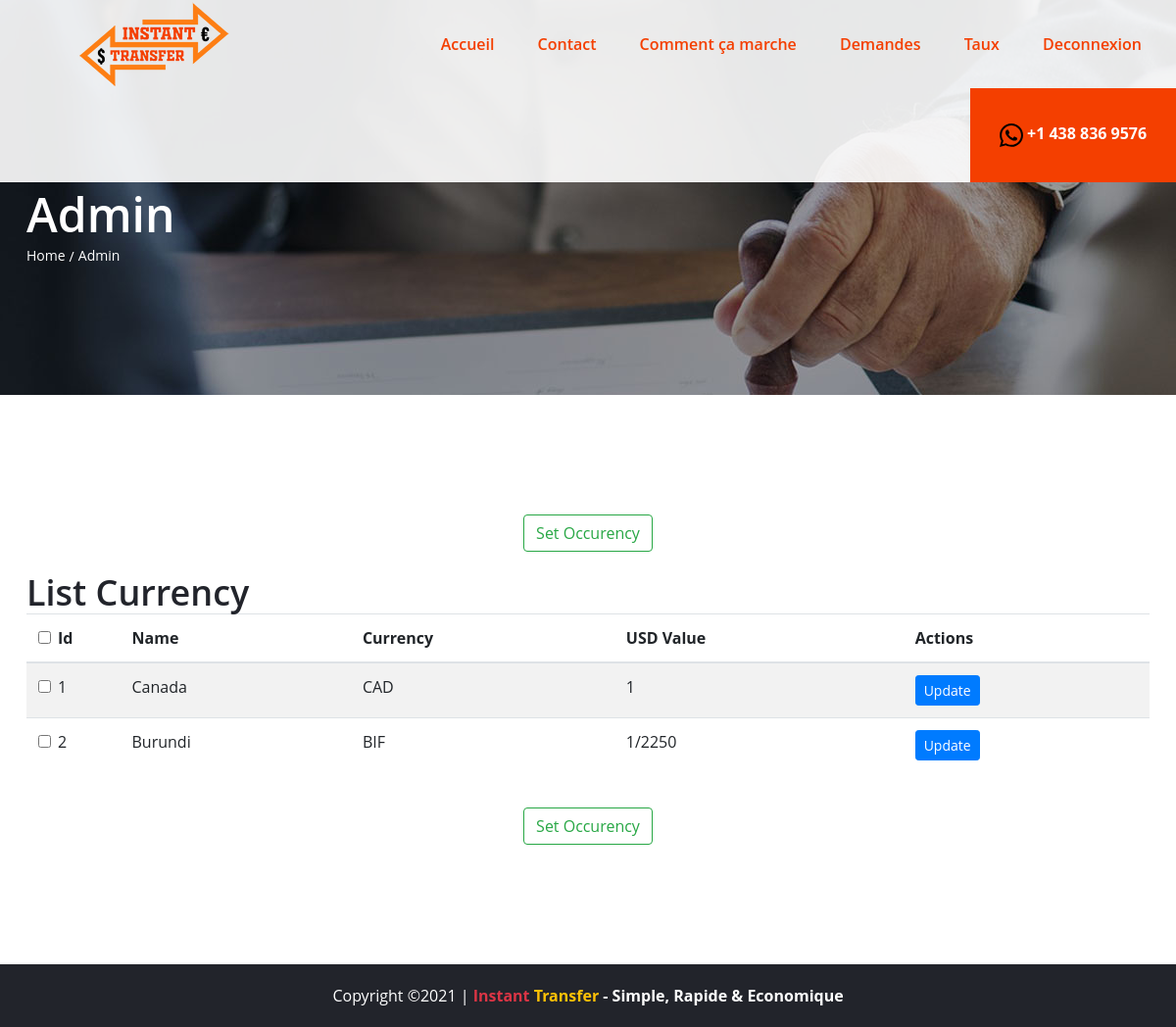
The app's page /converter/cv-admin/ (signed in) with its own data.
### currencyConverter/models.py (models this page shows, shortened)
class Country(models.Model):
	name = models.CharField(max_length=20)
	currency = models.CharField(max_length=20)
	usd_value = models.CharField(max_length=20)

### currencyConverter/views.py (the view)
# urls.py: path('cv-admin/', views.AdminView, name='admin'),
@login_required(login_url=('login'))
def AdminView(request):
	adm = True
	template = 'admin.html'
	countries = Country.objects.all()
	if 'addCurrency' in request.POST:
		return redirect('addCurrency')
	return render(request, template, locals())

### currencyConverter/templates/admin.html (shortened to what this page needs)
{% extends 'index.html' %}
{% load static %}
{% block banner %}
    <section class="page-top-section set-bg" data-setbg="{% static 'img/page-top-bg/4.jpg' %} ">
        <div class="container">
            <h2>Admin</h2>
            <nav class="site-breadcrumb">
                <a class="sb-item" href="#">Home</a>
                <span class="sb-item active">Admin</span>
            </nav>
        </div>
    </section>
{% endblock banner %}
{% block content %}
<section class="admin-section spad">
    {% if adm %}
	    <div class="container">
	      <div class="row justify-content-center">
	        <div class="col-md-7 heading-section ftco-animate text-center">
	          <div class="card-body m-auto">
	              <form method="post" action=".">
	              	<button type="submit" name="addCurrency" class="btn btn-outline-success">
                            Set Occurency
                    </button>
	              </form>
	          </div>
	        </div>
	      </div>
	    </div>
        <div class="container">
                <div class="table-responsive">
                  <h2 class="sub-header ">List Currency</h2>
                    <table class="table table-striped table-hover">
                      <thead>
                      	<tr>
                            <th >
                                <div class="form-check">
                                    <input type="checkbox" class="form-check-input checkAll">
                                    <label class="form-check-label">Id</label>
                                </div>
                            </th>
                            <th>Name</th>
                            <th>Currency</th>
                            <th>USD Value</th>
                            <th>Actions</th>
                        </tr>
                      </thead>
                      <tbody>
                        {% for country in countries %}
        	                <tr>
        	                    <td class="col-md-1">
        	                        <div class="form-check">
        	                            <input type="checkbox" class="form-check-input">
        	                            <label class="form-check-label">{{ country.id }}</label>
        	                        </div>
        	                    </td>
        	                    <td >{{ country.name }}</td>
        	                    <td >{{ country.currency }}</td>
        	                    <td >{{ country.usd_value }}</td>
        	                    <td >
        	                        <a type="button" href="{% url 'update' country.id %}" class="btn btn-primary btn-sm">Update</a>
        	                    </td>
        	                </tr>
        	               {% endfor %}
                      </tbody>
                    </table>
                </div>
        </div>
    	<div class="section " >
    	    <div class="container">
    	      <div class="row justify-content-center">
    	        <div class="col-md-7 heading-section ftco-animate text-center">
    	          <div class="card-body m-auto">
    	              <form method="post" action=".">
                            <button type="submit" name="addCurrency" class="btn btn-outline-success">
                                Set Occurency
                            </button>
    	              </form>
    	          </div>
    	        </div>
    	      </div>
    	    </div>
        </div>
    {% endif %}
</section>
{% endblock content %}

### currencyConverter/static/css/style.css (style rules this page uses)
html, body { height: 100%; font-family: "Open Sans", sans-serif; -webkit-font-smoothing: antialiased; font-smoothing: antialiased; }
h1, h2, h3, h4, h5, h6 { margin: 0; color: #22242b; font-weight: 600; }
h2 { font-size: 36px; }
.set-bg { background-repeat: no-repeat; background-size: cover; background-position: top center; }
.spad { padding-top: 102px; padding-bottom: 102px; }
.page-top-section { height: 403px; padding-top: 190px; }
.page-top-section h2 { font-size: 48px; color: #fff; }
.site-breadcrumb .sb-item { font-size: 14px; color: #fff; position: relative; padding-right: 9px; }
.site-breadcrumb .sb-item:after { position: absolute; content: "/"; font-size: 14px; color: #fff; right: 0; top: 0; }
.site-breadcrumb .sb-item:last-child:after { display: none; }
@media (min-width: 1200px) { .container { max-width: 1176px; } }

### records on screen
Country: id "1", name "Canada", currency "CAD", usd_value "1"
Country: id "2", name "Burundi", currency "BIF", usd_value "1/2250"
